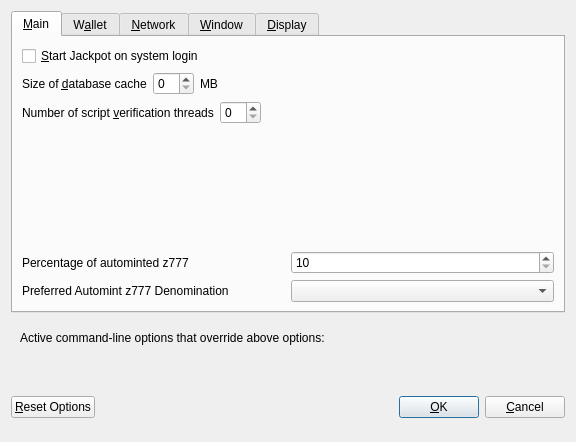
<?xml version="1.0" encoding="UTF-8"?>
<ui version="4.0">
 <class>OptionsDialog</class>
 <widget class="QDialog" name="OptionsDialog">
  <property name="geometry">
   <rect>
    <x>0</x>
    <y>0</y>
    <width>576</width>
    <height>442</height>
   </rect>
  </property>
  <property name="windowTitle">
   <string>Options</string>
  </property>
  <property name="modal">
   <bool>true</bool>
  </property>
  <layout class="QVBoxLayout" name="verticalLayout">
   <item>
    <widget class="QTabWidget" name="tabWidget">
     <property name="currentIndex">
      <number>0</number>
     </property>
     <widget class="QWidget" name="tabMain">
      <attribute name="title">
       <string>&amp;Main</string>
      </attribute>
      <layout class="QVBoxLayout" name="verticalLayout_Main">
       <item>
        <widget class="QCheckBox" name="bitcoinAtStartup">
         <property name="toolTip">
          <string>Automatically start Jackpot after logging in to the system.</string>
         </property>
         <property name="text">
          <string>&amp;Start Jackpot on system login</string>
         </property>
        </widget>
       </item>
       <item>
        <layout class="QHBoxLayout" name="horizontalLayout_2_Main">
         <item>
          <widget class="QLabel" name="databaseCacheLabel">
           <property name="text">
            <string>Size of &amp;database cache</string>
           </property>
           <property name="textFormat">
            <enum>Qt::PlainText</enum>
           </property>
           <property name="buddy">
            <cstring>databaseCache</cstring>
           </property>
          </widget>
         </item>
         <item>
          <widget class="QSpinBox" name="databaseCache"/>
         </item>
         <item>
          <widget class="QLabel" name="databaseCacheUnitLabel">
           <property name="text">
            <string>MB</string>
           </property>
           <property name="textFormat">
            <enum>Qt::PlainText</enum>
           </property>
          </widget>
         </item>
         <item>
          <spacer name="horizontalSpacer_2_Main">
           <property name="orientation">
            <enum>Qt::Horizontal</enum>
           </property>
           <property name="sizeHint" stdset="0">
            <size>
             <width>40</width>
             <height>20</height>
            </size>
           </property>
          </spacer>
         </item>
        </layout>
       </item>
       <item>
        <layout class="QHBoxLayout" name="horizontalLayout_3_Main">
         <item>
          <widget class="QLabel" name="threadsScriptVerifLabel">
           <property name="text">
            <string>Number of script &amp;verification threads</string>
           </property>
           <property name="textFormat">
            <enum>Qt::PlainText</enum>
           </property>
           <property name="buddy">
            <cstring>threadsScriptVerif</cstring>
           </property>
          </widget>
         </item>
         <item>
          <widget class="QSpinBox" name="threadsScriptVerif">
           <property name="toolTip">
            <string>(0 = auto, &lt;0 = leave that many cores free)</string>
           </property>
          </widget>
         </item>
         <item>
          <spacer name="horizontalSpacer_3_Main">
           <property name="orientation">
            <enum>Qt::Horizontal</enum>
           </property>
           <property name="sizeHint" stdset="0">
            <size>
             <width>40</width>
             <height>20</height>
            </size>
           </property>
          </spacer>
         </item>
        </layout>
       </item>
       <item>
        <spacer name="verticalSpacer_2">
         <property name="orientation">
          <enum>Qt::Vertical</enum>
         </property>
         <property name="sizeHint" stdset="0">
          <size>
           <width>20</width>
           <height>40</height>
          </size>
         </property>
        </spacer>
       </item>
       <item>
        <layout class="QHBoxLayout" name="horizontalLayout_3">
         <item>
          <widget class="QLabel" name="percentage_label">
           <property name="toolTip">
            <string>Percentage of incoming JACKPOT which get automatically converted to z777 via Zerocoin Protocol (min: 10%)</string>
           </property>
           <property name="text">
            <string>Percentage of autominted z777</string>
           </property>
          </widget>
         </item>
         <item>
          <widget class="QSpinBox" name="zeromintPercentage">
           <property name="minimum">
            <number>10</number>
           </property>
           <property name="maximum">
            <number>100</number>
           </property>
          </widget>
         </item>
        </layout>
       </item>
       <item>
        <layout class="QHBoxLayout" name="horizontalLayout" stretch="0,0">
         <property name="sizeConstraint">
          <enum>QLayout::SetFixedSize</enum>
         </property>
         <item>
          <widget class="QLabel" name="labelPreferredDenom">
           <property name="maximumSize">
            <size>
             <width>16777215</width>
             <height>16777215</height>
            </size>
           </property>
           <property name="toolTip">
            <string>Wait with automatic conversion to Zerocoin until enough JACKPOT for this denomination is available</string>
           </property>
           <property name="text">
            <string>Preferred Automint z777 Denomination</string>
           </property>
          </widget>
         </item>
         <item>
          <widget class="QComboBox" name="preferredDenom">
           <property name="maximumSize">
            <size>
             <width>16777215</width>
             <height>27</height>
            </size>
           </property>
           <property name="toolTip">
            <string>Wait with automatic conversion to Zerocoin until enough JACKPOT for this denomination is available</string>
           </property>
           <property name="maxVisibleItems">
            <number>9</number>
           </property>
           <property name="maxCount">
            <number>9</number>
           </property>
          </widget>
         </item>
        </layout>
       </item>
      </layout>
     </widget>
     <widget class="QWidget" name="tabWallet">
      <attribute name="title">
       <string>W&amp;allet</string>
      </attribute>
      <layout class="QVBoxLayout" name="verticalLayout_Wallet">
       <item>
        <widget class="QGroupBox" name="groupBox">
         <property name="title">
          <string>Expert</string>
         </property>
         <layout class="QVBoxLayout" name="verticalLayout_2">
          <item>
           <widget class="QCheckBox" name="coinControlFeatures">
            <property name="toolTip">
             <string>Whether to show coin control features or not.</string>
            </property>
            <property name="text">
             <string>Enable coin &amp;control features</string>
            </property>
           </widget>
          </item>
          <item>
           <widget class="QCheckBox" name="showMasternodesTab">
            <property name="toolTip">
             <string>Show additional tab listing all your masternodes in first sub-tab&lt;br/&gt;and all masternodes on the network in second sub-tab.</string>
            </property>
            <property name="text">
             <string>Show Masternodes Tab</string>
            </property>
           </widget>
          </item>
          <item>
           <widget class="QCheckBox" name="spendZeroConfChange">
            <property name="toolTip">
             <string>If you disable the spending of unconfirmed change, the change from a transaction&lt;br/&gt;cannot be used until that transaction has at least one confirmation.&lt;br/&gt;This also affects how your balance is computed.</string>
            </property>
            <property name="text">
             <string>&amp;Spend unconfirmed change</string>
            </property>
           </widget>
          </item>
         </layout>
        </widget>
       </item>
       <item>
        <spacer name="verticalSpacer_Wallet">
         <property name="orientation">
          <enum>Qt::Vertical</enum>
         </property>
         <property name="sizeHint" stdset="0">
          <size>
           <width>20</width>
           <height>40</height>
          </size>
         </property>
        </spacer>
       </item>
      </layout>
     </widget>
     <widget class="QWidget" name="tabNetwork">
      <attribute name="title">
       <string>&amp;Network</string>
      </attribute>
      <layout class="QVBoxLayout" name="verticalLayout_Network">
       <item>
        <widget class="QCheckBox" name="mapPortUpnp">
         <property name="toolTip">
          <string>Automatically open the Jackpot client port on the router. This only works when your router supports UPnP and it is enabled.</string>
         </property>
         <property name="text">
          <string>Map port using &amp;UPnP</string>
         </property>
        </widget>
       </item>
       <item>
        <widget class="QCheckBox" name="allowIncoming">
         <property name="toolTip">
          <string>Accept connections from outside</string>
         </property>
         <property name="text">
          <string>Allow incoming connections</string>
         </property>
        </widget>
       </item>
       <item>
        <widget class="QCheckBox" name="connectSocks">
         <property name="toolTip">
          <string>Connect to the Jackpot network through a SOCKS5 proxy.</string>
         </property>
         <property name="text">
          <string>&amp;Connect through SOCKS5 proxy (default proxy):</string>
         </property>
        </widget>
       </item>
       <item>
        <layout class="QHBoxLayout" name="horizontalLayout_1_Network">
         <item>
          <widget class="QLabel" name="proxyIpLabel">
           <property name="text">
            <string>Proxy &amp;IP:</string>
           </property>
           <property name="textFormat">
            <enum>Qt::PlainText</enum>
           </property>
           <property name="buddy">
            <cstring>proxyIp</cstring>
           </property>
          </widget>
         </item>
         <item>
          <widget class="QValidatedLineEdit" name="proxyIp">
           <property name="minimumSize">
            <size>
             <width>140</width>
             <height>0</height>
            </size>
           </property>
           <property name="maximumSize">
            <size>
             <width>140</width>
             <height>16777215</height>
            </size>
           </property>
           <property name="toolTip">
            <string>IP address of the proxy (e.g. IPv4: 127.0.0.1 / IPv6: ::1)</string>
           </property>
          </widget>
         </item>
         <item>
          <widget class="QLabel" name="proxyPortLabel">
           <property name="text">
            <string>&amp;Port:</string>
           </property>
           <property name="textFormat">
            <enum>Qt::PlainText</enum>
           </property>
           <property name="buddy">
            <cstring>proxyPort</cstring>
           </property>
          </widget>
         </item>
         <item>
          <widget class="QLineEdit" name="proxyPort">
           <property name="minimumSize">
            <size>
             <width>55</width>
             <height>0</height>
            </size>
           </property>
           <property name="maximumSize">
            <size>
             <width>55</width>
             <height>16777215</height>
            </size>
           </property>
           <property name="toolTip">
            <string>Port of the proxy (e.g. 9050)</string>
           </property>
          </widget>
         </item>
         <item>
          <spacer name="horizontalSpacer_1_Network">
           <property name="orientation">
            <enum>Qt::Horizontal</enum>
           </property>
           <property name="sizeHint" stdset="0">
            <size>
             <width>40</width>
             <height>20</height>
            </size>
           </property>
          </spacer>
         </item>
        </layout>
       </item>
       <item>
        <spacer name="verticalSpacer_Network">
         <property name="orientation">
          <enum>Qt::Vertical</enum>
         </property>
         <property name="sizeHint" stdset="0">
          <size>
           <width>20</width>
           <height>40</height>
          </size>
         </property>
        </spacer>
       </item>
      </layout>
     </widget>
     <widget class="QWidget" name="tabWindow">
      <attribute name="title">
       <string>&amp;Window</string>
      </attribute>
      <layout class="QVBoxLayout" name="verticalLayout_Window">
       <item>
        <widget class="QCheckBox" name="minimizeToTray">
         <property name="toolTip">
          <string>Show only a tray icon after minimizing the window.</string>
         </property>
         <property name="text">
          <string>&amp;Minimize to the tray instead of the taskbar</string>
         </property>
        </widget>
       </item>
       <item>
        <widget class="QCheckBox" name="minimizeOnClose">
         <property name="toolTip">
          <string>Minimize instead of exit the application when the window is closed. When this option is enabled, the application will be closed only after selecting Quit in the menu.</string>
         </property>
         <property name="text">
          <string>M&amp;inimize on close</string>
         </property>
        </widget>
       </item>
       <item>
        <spacer name="verticalSpacer_Window">
         <property name="orientation">
          <enum>Qt::Vertical</enum>
         </property>
         <property name="sizeHint" stdset="0">
          <size>
           <width>20</width>
           <height>40</height>
          </size>
         </property>
        </spacer>
       </item>
      </layout>
     </widget>
     <widget class="QWidget" name="tabDisplay">
      <attribute name="title">
       <string>&amp;Display</string>
      </attribute>
      <layout class="QVBoxLayout" name="verticalLayout_Display">
       <item>
        <layout class="QHBoxLayout" name="horizontalLayout_1_Display">
         <item>
          <widget class="QLabel" name="langLabel">
           <property name="text">
            <string>User Interface &amp;language:</string>
           </property>
           <property name="textFormat">
            <enum>Qt::PlainText</enum>
           </property>
           <property name="buddy">
            <cstring>lang</cstring>
           </property>
          </widget>
         </item>
         <item>
          <widget class="QValueComboBox" name="lang">
           <property name="toolTip">
            <string>The user interface language can be set here. This setting will take effect after restarting Jackpot.</string>
           </property>
          </widget>
         </item>
        </layout>
       </item>
       <item>
        <widget class="QLabel" name="label_3">
         <property name="toolTip">
          <string notr="true"/>
         </property>
         <property name="statusTip">
          <string notr="true"/>
         </property>
         <property name="whatsThis">
          <string notr="true"/>
         </property>
         <property name="accessibleName">
          <string notr="true"/>
         </property>
         <property name="text">
          <string>Language missing or translation incomplete? Help contributing translations here:
https://www.transifex.com/jackpot-project/jackpot-project-translations</string>
         </property>
         <property name="wordWrap">
          <bool>true</bool>
         </property>
         <property name="openExternalLinks">
          <bool>true</bool>
         </property>
         <property name="textInteractionFlags">
          <set>Qt::TextBrowserInteraction</set>
         </property>
        </widget>
       </item>
       <item>
        <layout class="QHBoxLayout" name="horizontalLayout_4_Display" stretch="0,0">
         <item>
          <widget class="QLabel" name="themeLabel">
           <property name="text">
            <string>User Interface Theme:</string>
           </property>
          </widget>
         </item>
         <item>
          <widget class="QValueComboBox" name="theme"/>
         </item>
        </layout>
       </item>
       <item>
        <widget class="Line" name="line">
         <property name="orientation">
          <enum>Qt::Horizontal</enum>
         </property>
        </widget>
       </item>
       <item>
        <layout class="QHBoxLayout" name="horizontalLayout_2_Display">
         <item>
          <widget class="QLabel" name="unitLabel">
           <property name="text">
            <string>&amp;Unit to show amounts in:</string>
           </property>
           <property name="textFormat">
            <enum>Qt::PlainText</enum>
           </property>
           <property name="buddy">
            <cstring>unit</cstring>
           </property>
          </widget>
         </item>
         <item>
          <widget class="QValueComboBox" name="unit">
           <property name="toolTip">
            <string>Choose the default subdivision unit to show in the interface and when sending coins.</string>
           </property>
          </widget>
         </item>
        </layout>
       </item>
       <item>
        <layout class="QHBoxLayout" name="horizontalLayout_5_Display">
         <item>
          <widget class="QLabel" name="digitsLabel">
           <property name="text">
            <string>Decimal digits</string>
           </property>
          </widget>
         </item>
         <item>
          <widget class="QValueComboBox" name="digits"/>
         </item>
        </layout>
       </item>
       <item>
        <layout class="QHBoxLayout" name="horizontalLayout_3_Display">
         <item>
          <widget class="QLabel" name="thirdPartyTxUrlsLabel">
           <property name="toolTip">
            <string>Third party URLs (e.g. a block explorer) that appear in the transactions tab as context menu items. %s in the URL is replaced by transaction hash. Multiple URLs are separated by vertical bar |.</string>
           </property>
           <property name="text">
            <string>Third party transaction URLs</string>
           </property>
           <property name="buddy">
            <cstring>thirdPartyTxUrls</cstring>
           </property>
          </widget>
         </item>
         <item>
          <widget class="QLineEdit" name="thirdPartyTxUrls">
           <property name="toolTip">
            <string>Third party URLs (e.g. a block explorer) that appear in the transactions tab as context menu items. %s in the URL is replaced by transaction hash. Multiple URLs are separated by vertical bar |.</string>
           </property>
          </widget>
         </item>
        </layout>
       </item>
       <item>
        <spacer name="verticalSpacer">
         <property name="orientation">
          <enum>Qt::Vertical</enum>
         </property>
         <property name="sizeHint" stdset="0">
          <size>
           <width>20</width>
           <height>40</height>
          </size>
         </property>
        </spacer>
       </item>
      </layout>
     </widget>
    </widget>
   </item>
   <item>
    <widget class="QFrame" name="frame">
     <layout class="QVBoxLayout" name="verticalLayout_Bottom">
      <item>
       <layout class="QHBoxLayout" name="horizontalLayout_Bottom">
        <item>
         <widget class="QLabel" name="overriddenByCommandLineInfoLabel">
          <property name="text">
           <string>Active command-line options that override above options:</string>
          </property>
          <property name="textFormat">
           <enum>Qt::PlainText</enum>
          </property>
         </widget>
        </item>
        <item>
         <spacer name="horizontalSpacer_Bottom">
          <property name="orientation">
           <enum>Qt::Horizontal</enum>
          </property>
          <property name="sizeHint" stdset="0">
           <size>
            <width>40</width>
            <height>20</height>
           </size>
          </property>
         </spacer>
        </item>
       </layout>
      </item>
      <item>
       <widget class="QLabel" name="overriddenByCommandLineLabel">
        <property name="text">
         <string/>
        </property>
        <property name="textFormat">
         <enum>Qt::PlainText</enum>
        </property>
        <property name="wordWrap">
         <bool>true</bool>
        </property>
       </widget>
      </item>
     </layout>
    </widget>
   </item>
   <item>
    <layout class="QHBoxLayout" name="horizontalLayout_Buttons">
     <item>
      <widget class="QPushButton" name="resetButton">
       <property name="toolTip">
        <string>Reset all client options to default.</string>
       </property>
       <property name="text">
        <string>&amp;Reset Options</string>
       </property>
       <property name="autoDefault">
        <bool>false</bool>
       </property>
      </widget>
     </item>
     <item>
      <spacer name="horizontalSpacer_1">
       <property name="orientation">
        <enum>Qt::Horizontal</enum>
       </property>
       <property name="sizeHint" stdset="0">
        <size>
         <width>40</width>
         <height>48</height>
        </size>
       </property>
      </spacer>
     </item>
     <item>
      <widget class="QLabel" name="statusLabel">
       <property name="minimumSize">
        <size>
         <width>200</width>
         <height>0</height>
        </size>
       </property>
       <property name="font">
        <font>
         <weight>75</weight>
         <bold>true</bold>
        </font>
       </property>
       <property name="text">
        <string/>
       </property>
       <property name="textFormat">
        <enum>Qt::PlainText</enum>
       </property>
       <property name="wordWrap">
        <bool>true</bool>
       </property>
      </widget>
     </item>
     <item>
      <spacer name="horizontalSpacer_2">
       <property name="orientation">
        <enum>Qt::Horizontal</enum>
       </property>
       <property name="sizeHint" stdset="0">
        <size>
         <width>40</width>
         <height>48</height>
        </size>
       </property>
      </spacer>
     </item>
     <item>
      <widget class="QPushButton" name="okButton">
       <property name="text">
        <string>&amp;OK</string>
       </property>
       <property name="autoDefault">
        <bool>false</bool>
       </property>
       <property name="default">
        <bool>true</bool>
       </property>
      </widget>
     </item>
     <item>
      <widget class="QPushButton" name="cancelButton">
       <property name="text">
        <string>&amp;Cancel</string>
       </property>
       <property name="autoDefault">
        <bool>false</bool>
       </property>
      </widget>
     </item>
    </layout>
   </item>
  </layout>
 </widget>
 <customwidgets>
  <customwidget>
   <class>QValidatedLineEdit</class>
   <extends>QLineEdit</extends>
   <header>qvalidatedlineedit.h</header>
  </customwidget>
  <customwidget>
   <class>QValueComboBox</class>
   <extends>QComboBox</extends>
   <header>qvaluecombobox.h</header>
  </customwidget>
 </customwidgets>
 <resources/>
 <connections/>
</ui>
